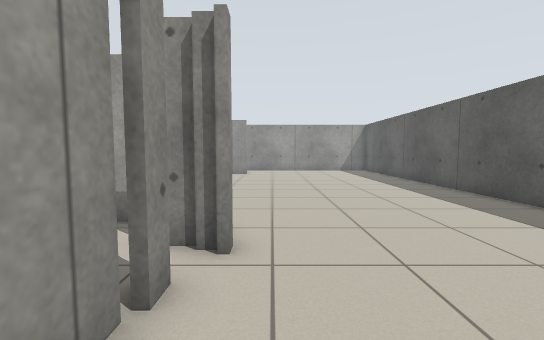
View 1 (above)

23 first-person views from a walk through a world built for the Player/Stage simulator. The camera is 0.86 m above the floor, tilts 4° down and sees 90° across. The lines on the ground mark 1 m squares. The floor is counted in squares, 0.5 m on a side. Each view is taken from the middle of a square. On the plan, view 1 faces up. The plan holds only what a view shows up to about 15 squares ahead; the rest is blank. The place goes on beyond the plan. Robots are left out.

View 2
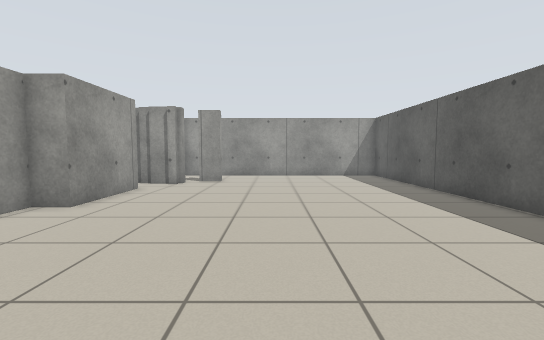

View 3
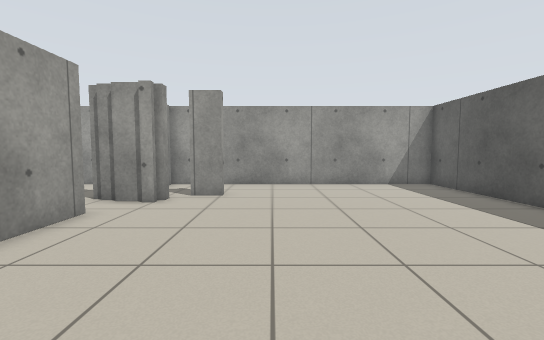

View 4
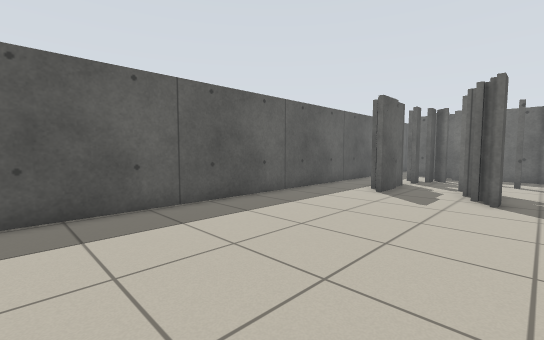

View 5
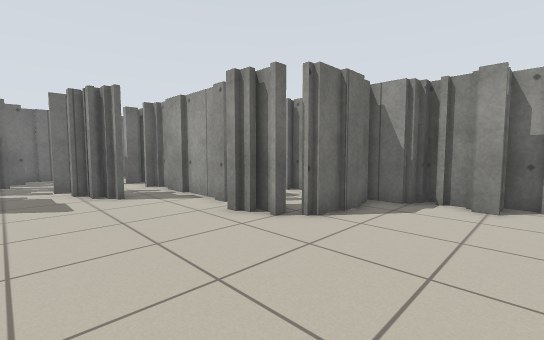

View 6
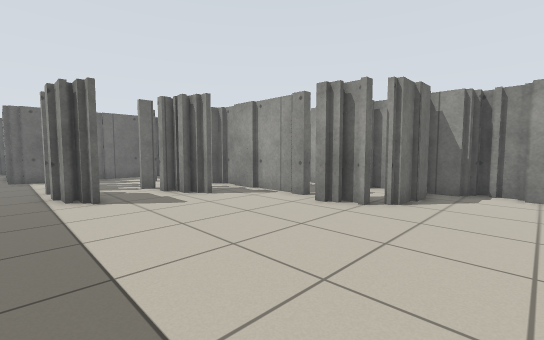

View 7
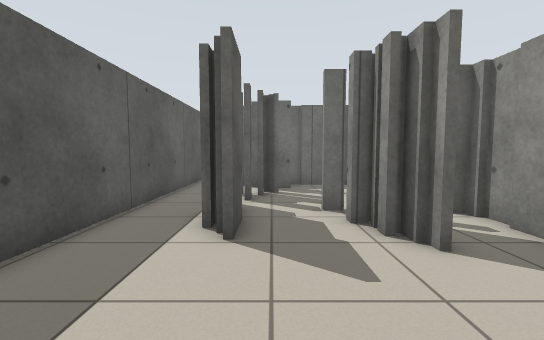

View 8
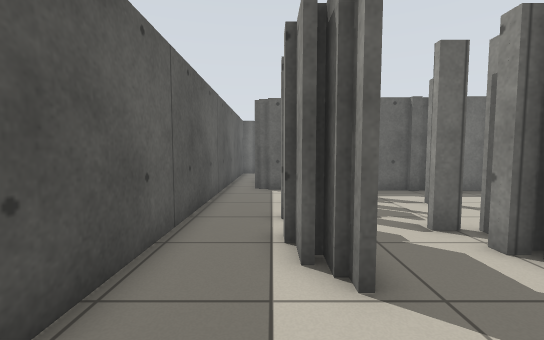

View 9
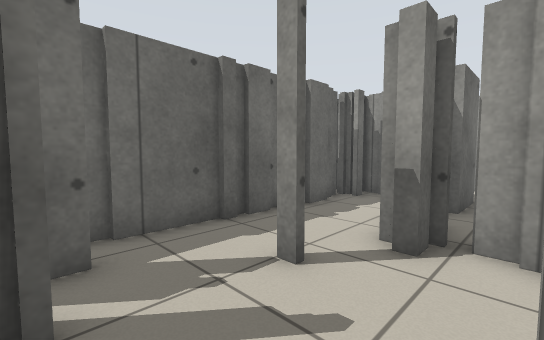

View 10
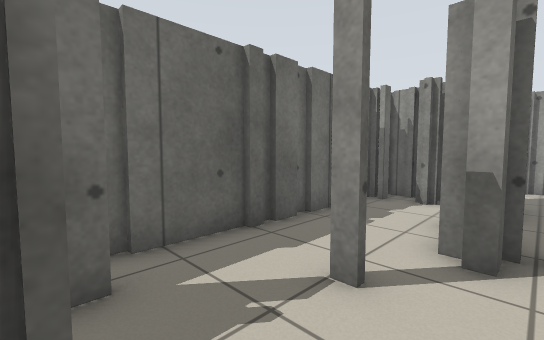

View 11
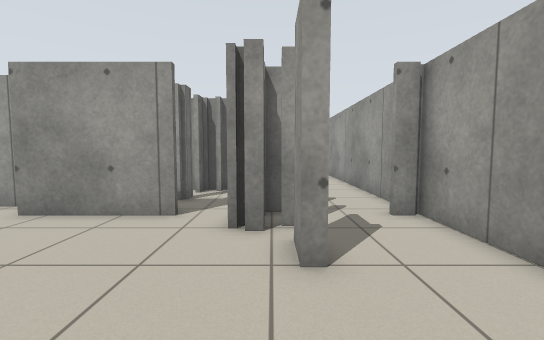

View 12
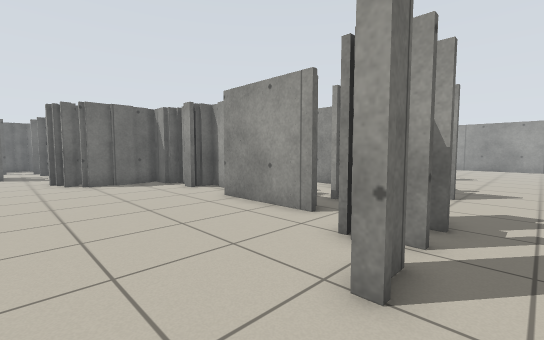

View 13
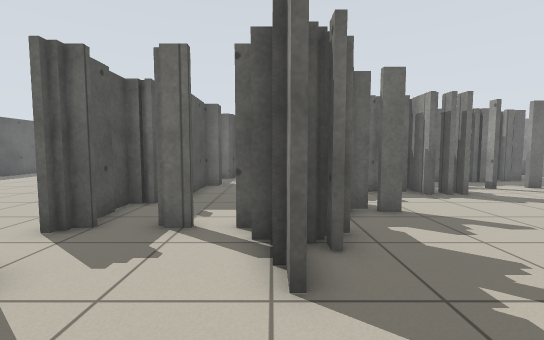

View 14
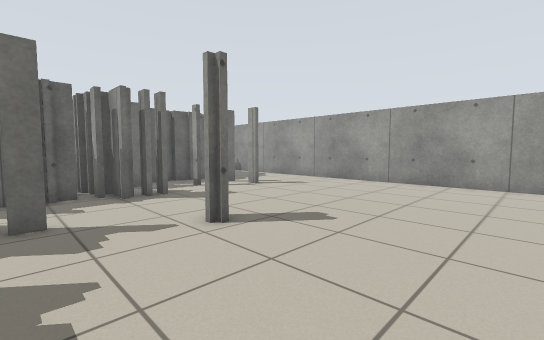

View 15
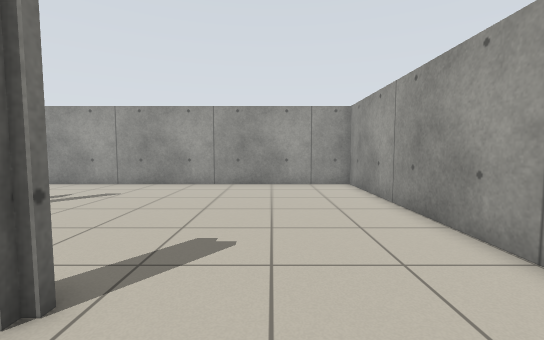

View 16
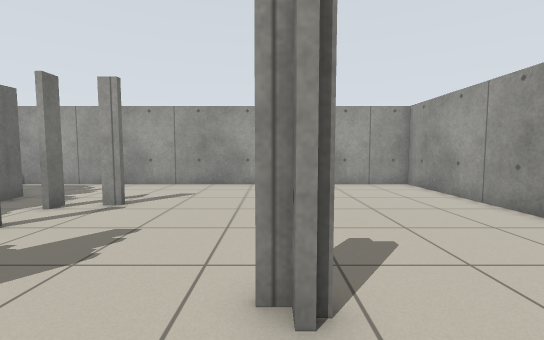

View 17
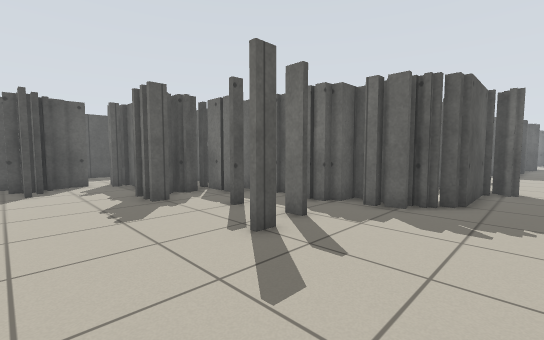

View 18
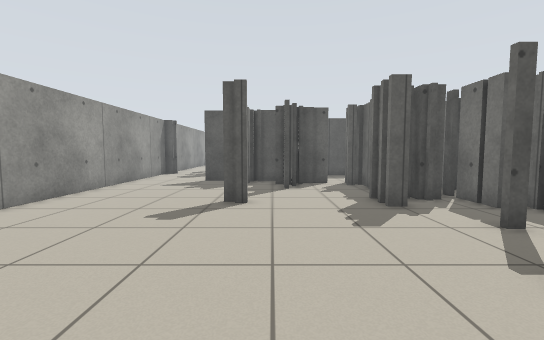

View 19
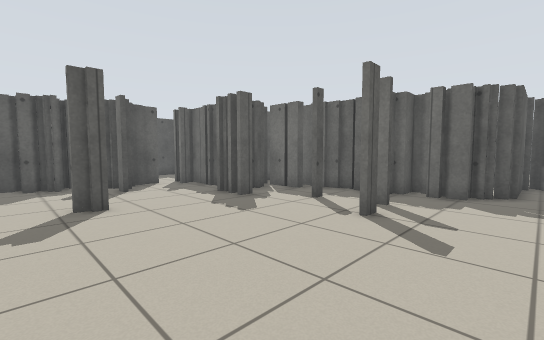

View 20
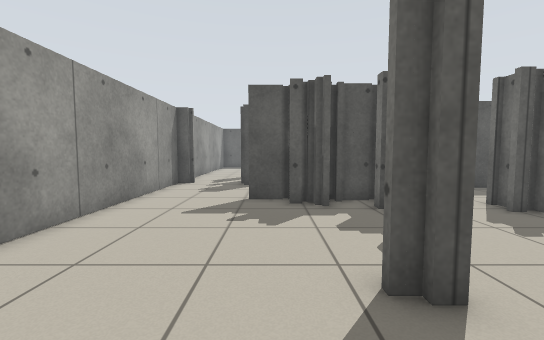

View 21
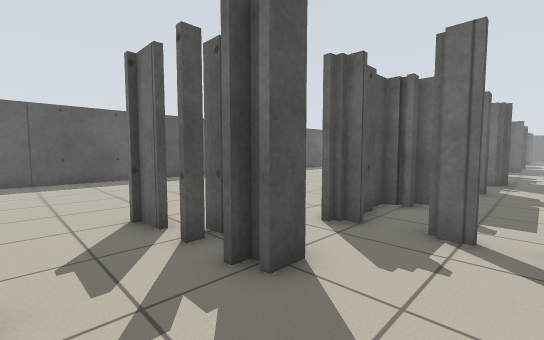

View 22
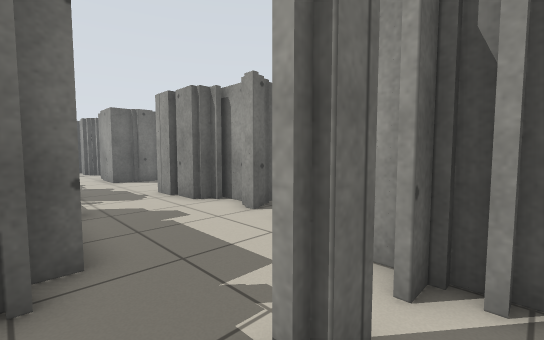

View 23
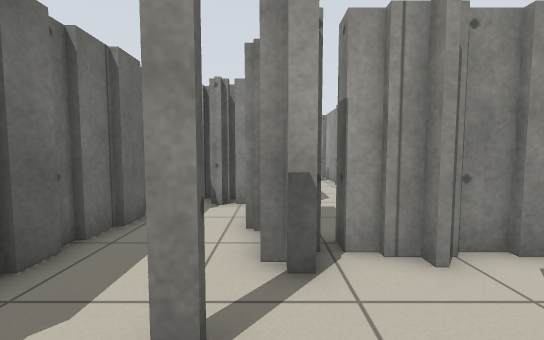

### Floor plan
Key: @ floor where view 1 was taken; # wall or solid block; x gap in a wall; . floor; T thing the floor can be seen under or through.
Columns run from 28 left of view 1 to 8 right of it. Each row starts with its distance up from view 1.
 24 #####################################
 23 #...................................#
 22 #...................................#
 21 #.......................###.........#
 20 #.....................#####.........#
 19 #.................#... ##...........#
 18 #................##.................#
 17 #..........#.....##x#x##............#
 16 #...............###...##............#
 15 #..............x###...##............#
 14 #...............## ...##............#
 13 #................x...###............#
 12 #....#.....##...##...##.............#
 11 #..........#######...##.............#
 10 #.....#.....##  ##...##.............#
  9 #.........###   ##...##.............#
  8 #...########   ###... ##............#
  7 #..####          #...  ####.........#
  6 #..#              ..##    ##........#
  5 #..#             ...#     ##........#
  4 #..#             ...       #........#
  3  .##             ...  #   ##........#
  2  .##            ###.  #   #.........#
  1  .  ##            #.  #   #.........#
  0  ..                       ##@#......#
 -1  ..                       ##.##..##.#
 -2  ..              #        ##.##..##.#
 -3  ..              # ...... TT..#..x..#
 -4  ..              #........TT.....#..#
 -5                  ##  #####TT.....#..#
 -6                      ##......#..##..#
 -7                      ##.........x...#
 -8                      ##.##.....###..#
 -9                       #############.#

Where each view was taken, in squares from view 1:
view 1: 0 up, 0 right, facing up
view 2: 5 up, 1 right, facing up
view 3: 10 up, 0 right, facing up
view 4: 11 up, 0 right, facing down-right
view 5: 11 up, 4 right, facing down-left
view 6: 10 up, 7 right, facing down-left
view 7: 5 up, 4 right, facing down
view 8: 3 up, 6 right, facing down
view 9: 3 down, 4 right, facing down-left
view 10: 4 down, 4 right, facing down-left
view 11: 20 up, 2 right, facing left
view 12: 22 up, 1 right, facing down-left
view 13: 23 up, 10 left, facing down
view 14: 23 up, 13 left, facing down-left
view 15: 20 up, 14 left, facing left
view 16: 17 up, 14 left, facing left
view 17: 16 up, 27 left, facing down-right
view 18: 16 up, 26 left, facing right
view 19: 19 up, 26 left, facing down-right
view 20: 19 up, 20 left, facing right
view 21: 23 up, 9 left, facing down-right
view 22: 18 up, 6 left, facing down-left
view 23: 5 down, 3 right, facing left
